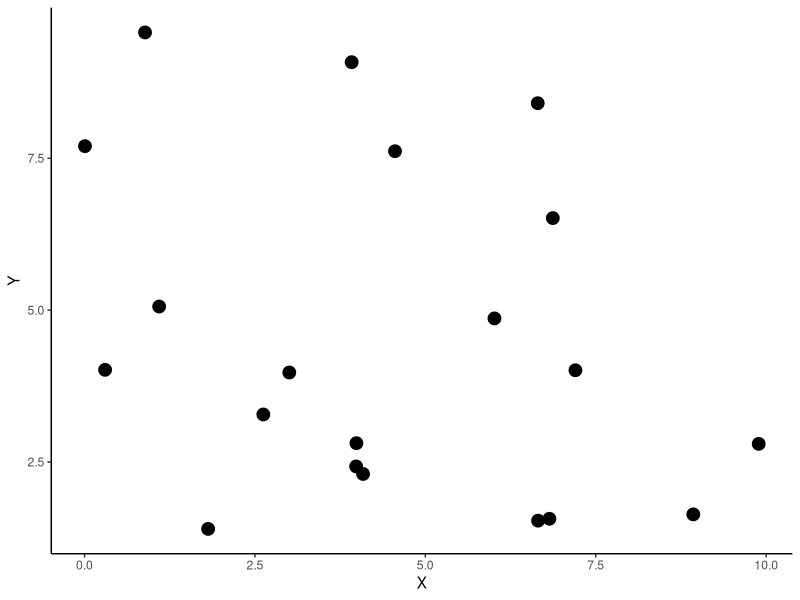
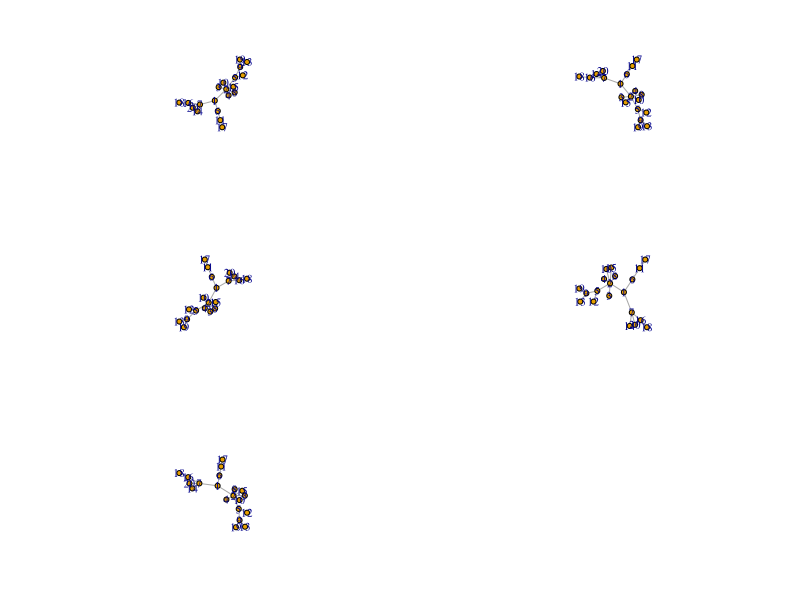
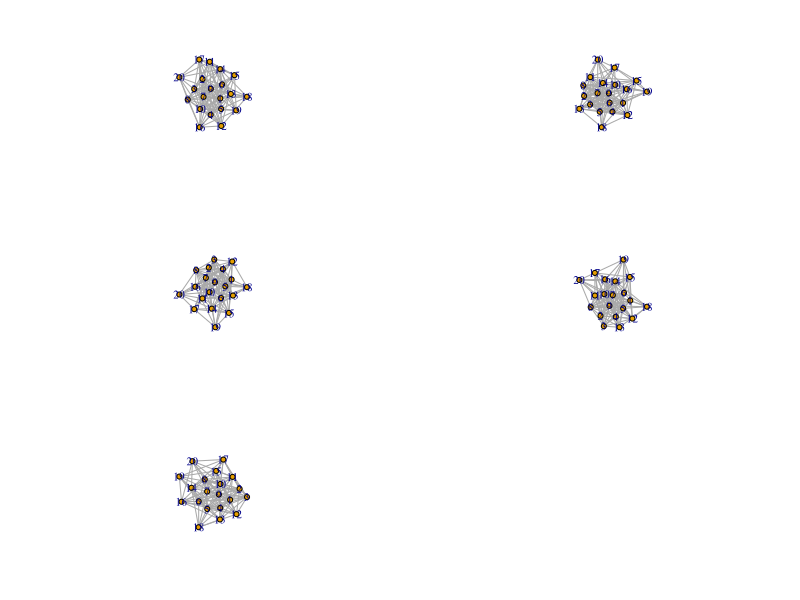

Source code (R) for these figures, in order:
## ---- chunk 1
library(igraph)
library(ggplot2)
library(reshape2)
set.seed(24601)
## ---- chunk 2
n = 20
min_edge = n - 1 # 19
max_edge = n * (n-1)/2 # 190 
## ---- chunk 3
c(min_edge/(n^2), max_edge/(n^2))
## ---- chunk 4
###Put an igraph network 
calculate_connectivity <- function(network){
  
  nodes =  vcount(network) #Code the number of vertex/patch/node
  edges = ecount(network) #Count the number of edges
  return(edges/(nodes^2)) #Return the connectance
  
}
## ---- chunk 5
x.coordinates <- runif(n,0,10)
y.coordinates <- runif(n,0,10)
points <- cbind(x.coordinates,y.coordinates)
## ---- chunk 6
ggplot(points, aes(x = x.coordinates, y = y.coordinates))+
  geom_point(size = 4) + 
  theme_classic()+
  xlab("X") + 
  ylab("Y")
## ---- chunk 7
distance_matrix <- as.matrix(dist(points))
## ---- chunk 8
calculate_edge <- function(n){
  connectance  = c(0.05,0.10,0.20,0.30,0.40) #good ranges?
  
   return(connectance * n^2)
}
## ---- chunk 9
cbind.data.frame(connectance = c(0.05,0.10, 0.20, 0.30,0.40),
                 edges = calculate_edge(20))
## ---- chunk 10
genOutSeq <- function(n, m) {
  n <- n-1 # Shift it along
  rem <- m %% n
  c(0, rep(m%/%n + 1, rem), rep(m%/%n, n - rem))
  
}

## ---- chunk 11
### The out_seq to be put into the network.
edges_list <-  lapply(calculate_edge (20),  function(x) genOutSeq(n,x))

## ---- chunk 12
adjacency_matrix_list <- list()

for (k in seq(1,length(edges_list))){

net <- sample_pa(
  n, #Number of patches
  power = 1,
  out.seq = edges_list[[k]], #This is the vector list
  zero.appeal = 1,
  directed = FALSE, #undirected
  algorithm = c("psumtree"), #Prevents multiedges
  start.graph = NULL)


###It is possible that I don't have the right number of edges
###so I must randomly add edges if there are some missing
nMulti <- sum(edges_list[[k]]) - gsize(net)


### We basically run this until we have the correct number of edges AND
### there are no mutliedges
while(is_simple(net) == FALSE){
for (i in 1:nMulti) {
  vPair <- sample(1:n, size = 2)
  net <- add_edges(net, vPair)
  
  net <- simplify(net,
  remove.multiple = TRUE,
  remove.loops = TRUE)
}
}

###Convert graph to adjacency matrix
adj_matrix <- as_adjacency_matrix(
  net,
  type = c("both"),
sparse = "false")

### Save adjacency matrix ot a list
adjacency_matrix_list[[k]] <- as.matrix(adj_matrix)
}

## ---- chunk 13
###This generates the distance matrices between patches
generate_distance_matrix <- function(n, max_distance){
  x.coordinates <- runif(n,0,max_distance)
  y.coordinates <- runif(n,0,max_distance)
  points <- cbind(x.coordinates,y.coordinates)
  distance_matrix <- as.matrix(dist(points))
  
  return(distance_matrix)
  
}
generate_distance_matrix(20,16)
## ---- chunk 14
### Generate 5 distance matrix - ideally i should have a large number of simulated distance matrices (n = 1000)
distance_matrices<- replicate(5,generate_distance_matrix(20,16),simplify=FALSE)
## ---- chunk 15
spatial_scale_free_network <- NULL

for (i in seq(1, length(adjacency_matrix_list))) {
  adjacency_matrix_list_Interest <- adjacency_matrix_list[[i]]

  spatial_scale_free_network[[i]] <- lapply(distance_matrices, function(x) x * adjacency_matrix_list_Interest)
}

## ---- chunk 16
graph_low_connectance<-   lapply(
spatial_scale_free_network[[1]],function(x)
graph_from_adjacency_matrix(x, mode = 
                            "undirected", 
                            weighted= "TRUE"))

## ---- chunk 17
par(mfrow=c(3,2))
for (i in seq(1,5)){
  plot(graph_low_connectance[[i]],layout=layout.auto)
}
## ---- chunk 18
graph_high_connectance<-   lapply(
spatial_scale_free_network[[5]],function(x)
graph_from_adjacency_matrix(x, mode = 
                            "undirected", weighted= "TRUE"))

## ---- chunk 19
par(mfrow=c(3,2))

for (i in seq(1,5)){
  plot(graph_high_connectance[[i]],layout=layout.auto)
}
